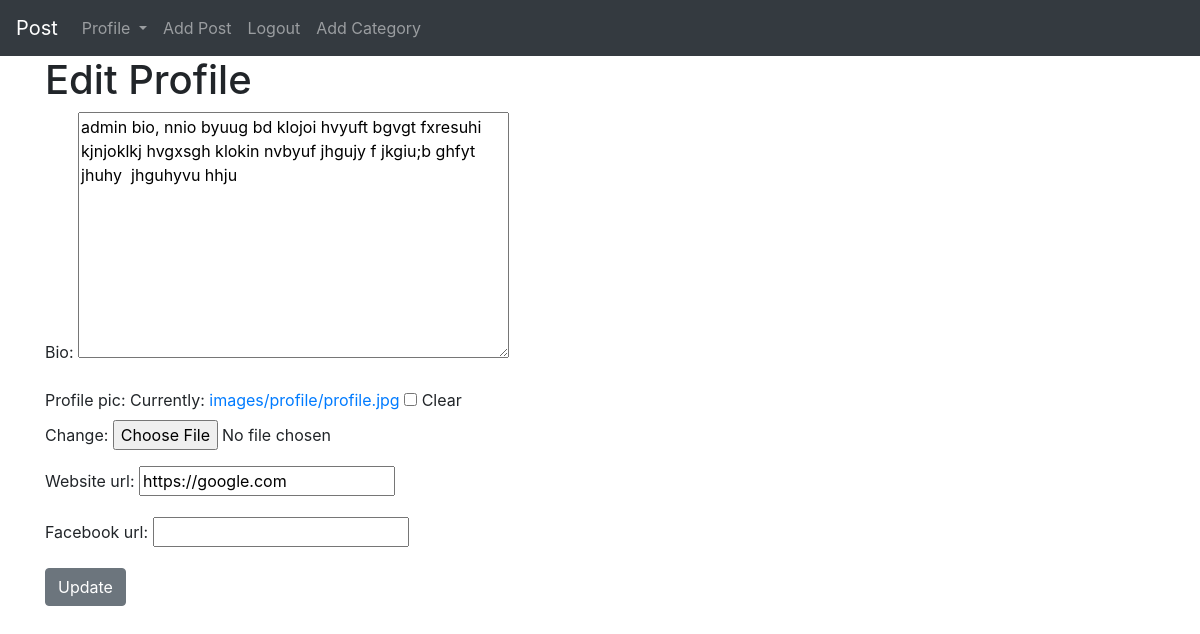
/members/2/edit_profile_page/ (signed in), run on the app's committed database.
### theblog/models.py (models this page shows, shortened)
class Profile(models.Model):
    user = models.OneToOneField(User, on_delete=models.CASCADE, unique=True)
    bio = models.TextField()
    profile_pic = models.ImageField(null=True, blank=True, upload_to='images/profile')
    website_url = models.CharField(max_length=255, null=True, blank=True)
    facebook_url = models.CharField(max_length=255, null=True, blank=True)
    twitter_url = models.CharField(max_length=255, null=True, blank=True)

### members/views.py (the view)
# urls.py: path('<int:pk>/edit_profile_page/', EditProfilePageView.as_view(), name='edit_profile_page'),
class EditProfilePageView(generic.UpdateView):
    model = Profile
    template_name = 'registration/edit_profile_page.html'
    fields = ['bio', 'profile_pic', 'website_url', 'facebook_url']
    success_url = reverse_lazy('home')

### members/templates/registration/edit_profile_page.html (shortened to what this page needs)
{% extends 'base.html' %}
{% block content %}
{% if user.is_authenticated and user.id == profile.user.id%}
<h1>Edit Profile</h1>
<div class="form-group">
<form  method="POST" enctype="multipart/form-data">
        {{ form.as_p }}
        <button class="btn btn-secondary">Update</button>
</form>
</div>
{% else %}
    <h3>You're not allowed here and yuh know it.</h3>
{% endif %}
{% endblock %}

### data on the page
Profile: bio "admin bio, nnio byuug bd klojoi hvyuft bgvgt fxresuhi kjnjoklkj hvgxsgh klokin nvbyuf jhgujy f jkgiu;b ghfyt jhuhy jhguhyvu hhju", website_url "https://google.com"
